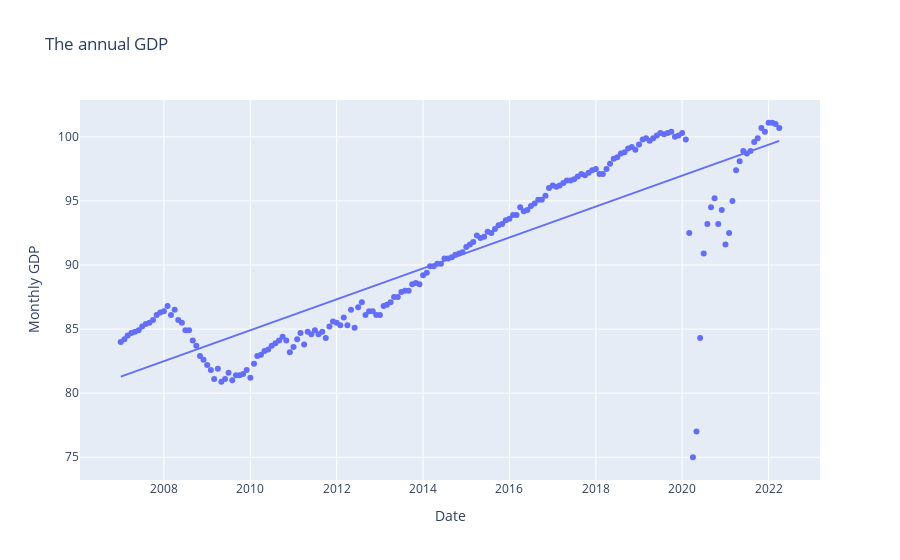

This figure's notebook cell:
### Code cell
import plotly.express as px
figure = px.scatter(data_frame = monthly_gdp_uk, x="Date",
                    y="Monthly GDP", trendline="ols", 
                    title = "The annual GDP")
figure.show()

### Figure 1 — Plotly figure (JSON) as saved in the notebook; plotly's stock layout.template omitted (floating-point values rounded to 4 significant figures; data arrays with more than 128 entries replaced by an {"elided": "..."} marker saying what was removed)
{"data": [{"hovertemplate": "Date=%{x}<br>Monthly GDP=%{y}<extra></extra>", "legendgroup": "", "marker": {"color": "#636efa", "symbol": "circle"}, "mode": "markers", "name": "", "orientation": "v", "showlegend": false, "type": "scatter", "x": {"elided": "184 str values"}, "xaxis": "x", "y": {"elided": "184 float values"}, "yaxis": "y"}, {"hovertemplate": "<b>OLS trendline</b><br>Monthly GDP = 3.82323e-08 * Date + 36.6497<br>R<sup>2</sup>=0.697749<br><br>Date=%{x}<br>Monthly GDP=%{y} <b>(trend)</b><extra></extra>", "legendgroup": "", "marker": {"color": "#636efa", "symbol": "circle"}, "mode": "lines", "name": "", "showlegend": false, "type": "scatter", "x": {"elided": "184 str values"}, "xaxis": "x", "y": {"elided": "184 float values"}, "yaxis": "y"}], "layout": {"legend": {"tracegroupgap": 0}, "title": {"text": "The annual GDP"}, "xaxis": {"anchor": "y", "domain": [0, 1], "title": {"text": "Date"}}, "yaxis": {"anchor": "x", "domain": [0, 1], "title": {"text": "Monthly GDP"}}}}
